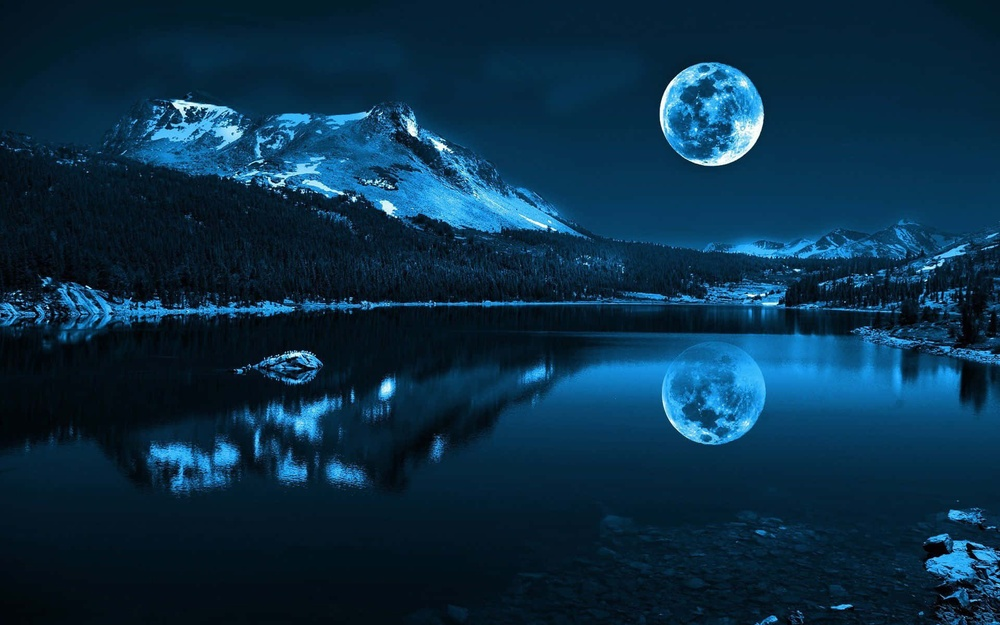
#> input picture night.jpg, 1000 x 625 px, shrunk from 1920 x 1200 before the run
$ python 'DIP Lab 9(Circle Detection using Hough Transform).py'
#> lines starting #> are read from the running program, lines starting #| are printed output that depends on the picture; after the words box and inside, x2 and y2 are one past the last pixel; in counts of white or black regions, pixels touching at a corner belong together
import sys
import cv2 as cv
import numpy as np
import matplotlib.pyplot as plt

def main(argv):
    default_file = 'night.jpg'
    filename = argv[0] if len(argv) > 0 else default_file

    # Loads an image
    src = cv.imread(cv.samples.findFile(filename), cv.IMREAD_COLOR)
#> src is the input picture: shape (625, 1000, 3); mean B, G, R 71.2, 46.5, 10
    # Check if image is loaded fine
    if src is None:
        print('Error opening image!')
        print('Usage: hough_circle.py [image_name -- default ' + default_file + '] \n')
        return -1

    # Convert to grayscale
    gray = cv.cvtColor(src, cv.COLOR_BGR2GRAY)
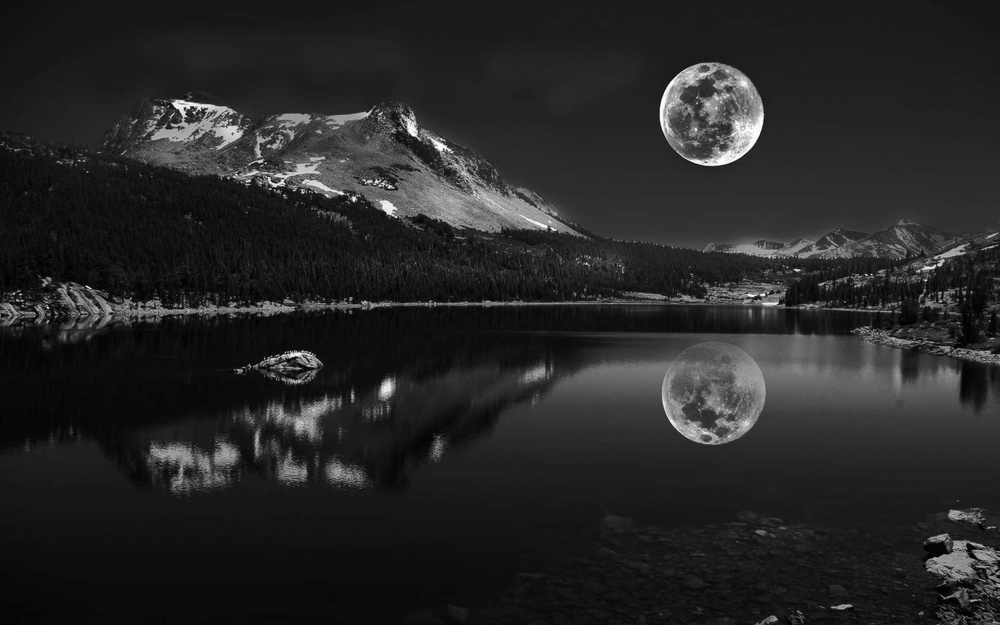
#> gray: shape (625, 1000); min 0, max 254, mean 38.3
    gray = cv.medianBlur(gray, 5)

    # Perform Hough Circle Transform
    rows = gray.shape[0]
#> rows = 625
    # Adjust these parameters to detect more circles
    circles = cv.HoughCircles(
        gray,
        cv.HOUGH_GRADIENT,
        dp=1,
        minDist=rows / 8,
        param1=100,
        param2=25,  # Lower this to detect more circles
        minRadius=5,  # Adjusted to allow smaller circles
        maxRadius=50  # Adjusted to allow larger circles
    )
#> circles = [[713.5, 114.5, 49.4], [718.5, 391.5, 47.1], [906.5, 300.5, 45], [297.5, 391.5, 40.5], [439.5, 197.5, 38.3], [278.5, 149.5, 24.5], [92.5, 312.5, 17.2], [969.5, 592.5, 21.6], [337.5, 470.5, 12.4], [225.5, 454.5, 11.8], [749.5, 291.5, 11.4], [181.5, 114.5, 11.5]]

    # Create a copy of the original image to draw circles
    output_image = src.copy()

    if circles is not None:
        circles = np.uint16(np.around(circles))
#> circles = [[714, 114, 49], [718, 392, 47], [906, 300, 45], [298, 392, 40], [440, 198, 38], [278, 150, 24], [92, 312, 17], [970, 592, 22], [338, 470, 12], [226, 454, 12], [750, 292, 11], [182, 114, 12]]
        for i in circles[0, :]:
            center = (i[0], i[1])
            # Circle center in red
            cv.circle(output_image, center, 1, (0, 0, 255), 3)  # Red color for center
            # Circle outline in red
            radius = i[2]
            cv.circle(output_image, center, radius, (0, 0, 255), 3)  # Red color for outline
#> this loop made 12 passes
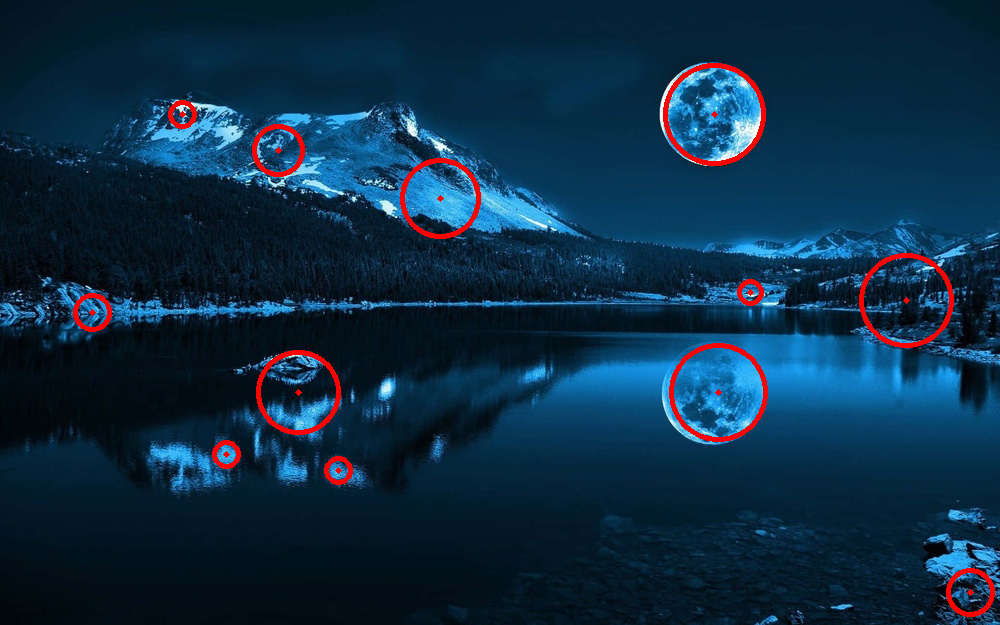
#> output_image: shape (625, 1000, 3); 1.7% of pixels changed, all inside (x1, y1, x2, y2) = (73, 63, 995, 617)

    # Convert images from BGR to RGB for display
    src_rgb = cv.cvtColor(src, cv.COLOR_BGR2RGB)
    output_rgb = cv.cvtColor(output_image, cv.COLOR_BGR2RGB)

    # Display the images using Matplotlib
    plt.figure(figsize=(12, 6))

    plt.subplot(1, 2, 1)
    plt.title('Original Image')
    plt.imshow(src_rgb)
    plt.axis('off')

    plt.subplot(1, 2, 2)
    plt.title('Detected Circles')
    plt.imshow(output_rgb)
    plt.axis('off')

    plt.tight_layout()
    plt.show()
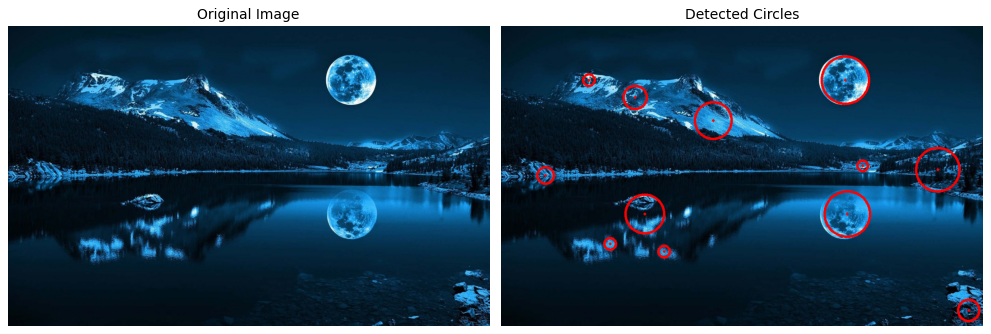
#> figure drawn by matplotlib, 2 panels

    return 0

if __name__ == "__main__":
    main(sys.argv[1:])

$ run again, with flower.jpg copied over night.jpg
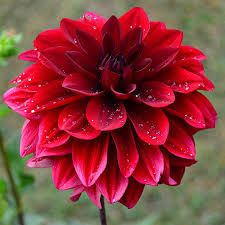
#> input picture flower.jpg, 225 x 225 px
#> in main, src is the input picture: shape (225, 225, 3); mean B, G, R 61.6, 61.1, 137.7
#> in main, `gray = cv.medianBlur(gray, 5)`:
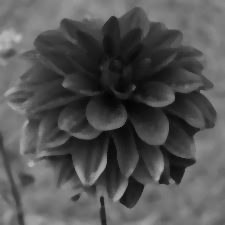
#> gray: shape (225, 225); min 4, max 191, mean 83.3
#> in main, `circles = cv.HoughCircles( gray, cv.HOUGH_GRADIENT, dp=1, minDist=rows..`: circles = [[66.5, 140.5, 42.7], [105.5, 163.5, 33.8], [47.5, 118.5, 22.5], [154.5, 124.5, 20.2], [57.5, 174.5, 23.9], [148.5, 165.5, 18.8]]
#> in main, `circles = np.uint16(np.around(circles))`: circles = [[66, 140, 43], [106, 164, 34], [48, 118, 22], [154, 124, 20], [58, 174, 24], [148, 166, 19]]
#> the loop in main, `for i in circles[0, :]:` made 6 passes
#> in main, `plt.show()`:
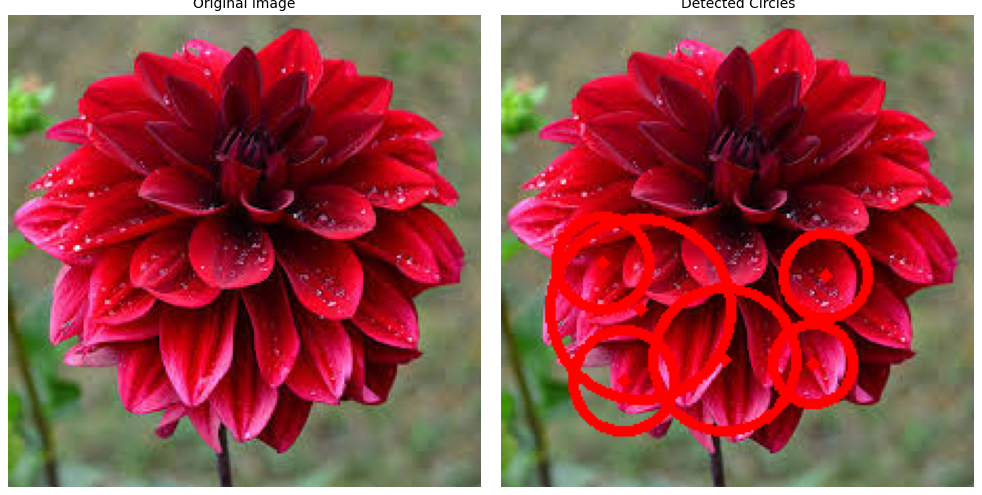
#> figure drawn by matplotlib, 2 panels

$ run again, with linear_interpolation_resized_purple.jpg copied over night.jpg
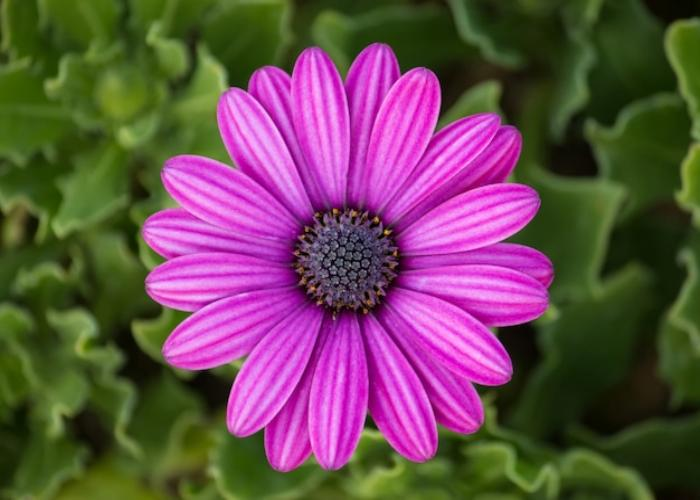
#> input picture linear_interpolation_resized_purple.jpg, 700 x 500 px
#> in main, src is the input picture: shape (500, 700, 3); mean B, G, R 82.7, 74.9, 106.2
#> in main, `gray = cv.cvtColor(src, cv.COLOR_BGR2GRAY)`:
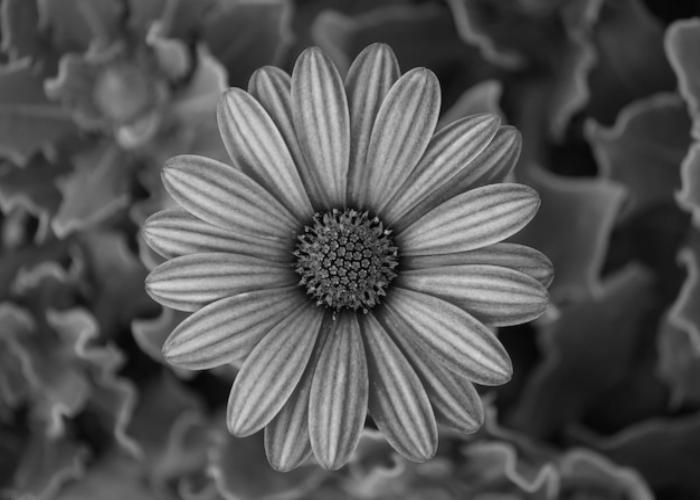
#> gray: shape (500, 700); min 1, max 215, mean 85.2
#> in main, `circles = cv.HoughCircles( gray, cv.HOUGH_GRADIENT, dp=1, minDist=rows..`: circles = 21 rows, first 8: [414.5, 325.5, 49.4], [376.5, 167.5, 49.4], [470.5, 187.5, 49.4], [440.5, 414.5, 42.7], [289.5, 124.5, 49.4], [424.5, 117.5, 45], [192.5, 229.5, 49.4], [348.5, 355.5, 49.4]
#> in main, `circles = np.uint16(np.around(circles))`: circles = 21 rows, first 8: [414, 326, 49], [376, 168, 49], [470, 188, 49], [440, 414, 43], [290, 124, 49], [424, 118, 45], [192, 230, 49], [348, 356, 49]
#> the loop in main, `for i in circles[0, :]:` made 21 passes
#> in main, `plt.show()`:
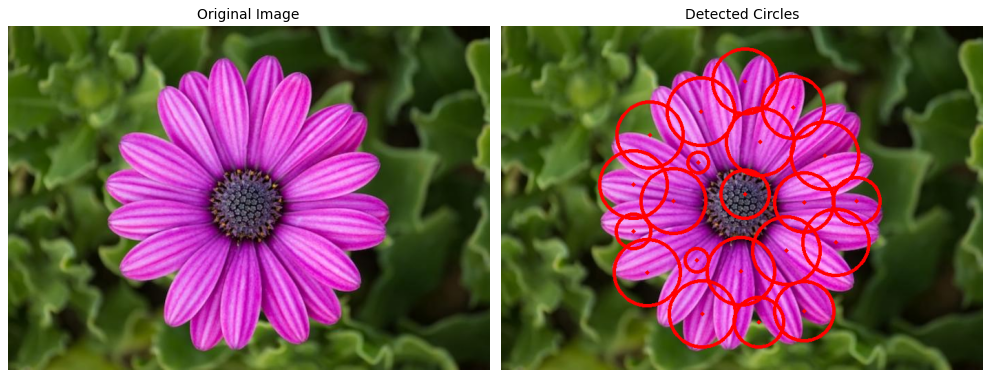
#> figure drawn by matplotlib, 2 panels

$ run again, with noisy_purple.jpg copied over night.jpg
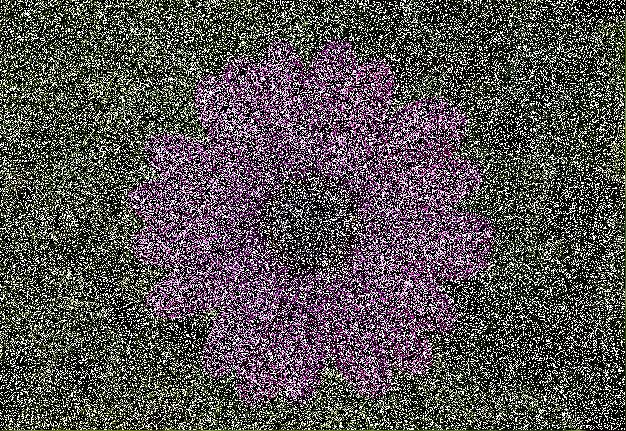
#> input picture noisy_purple.jpg, 626 x 431 px
#> in main, src is the input picture: shape (431, 626, 3); mean B, G, R 84, 82.6, 87.6
#> in main, `gray = cv.medianBlur(gray, 5)`:
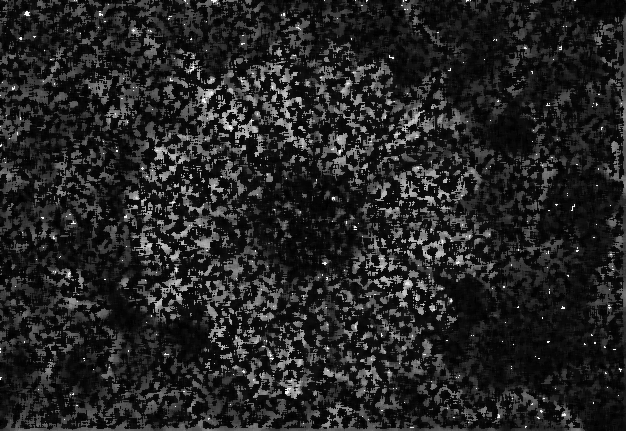
#> gray: shape (431, 626); min 0, max 254, mean 37.1
#> in main, `circles = cv.HoughCircles( gray, cv.HOUGH_GRADIENT, dp=1, minDist=rows..`: circles = 62 rows, first 8: [332.5, 183.5, 49.4], [175.5, 62.5, 49.4], [194.5, 284.5, 49.4], [415.5, 214.5, 49.4], [75.5, 208.5, 49.4], [63.5, 355.5, 49.4], [81.5, 78.5, 49.4], [173.5, 121.5, 49.4]
#> in main, `circles = np.uint16(np.around(circles))`: circles = 62 rows, first 8: [332, 184, 49], [176, 62, 49], [194, 284, 49], [416, 214, 49], [76, 208, 49], [64, 356, 49], [82, 78, 49], [174, 122, 49]
#> the loop in main, `for i in circles[0, :]:` made 62 passes
#> in main, `plt.show()`:
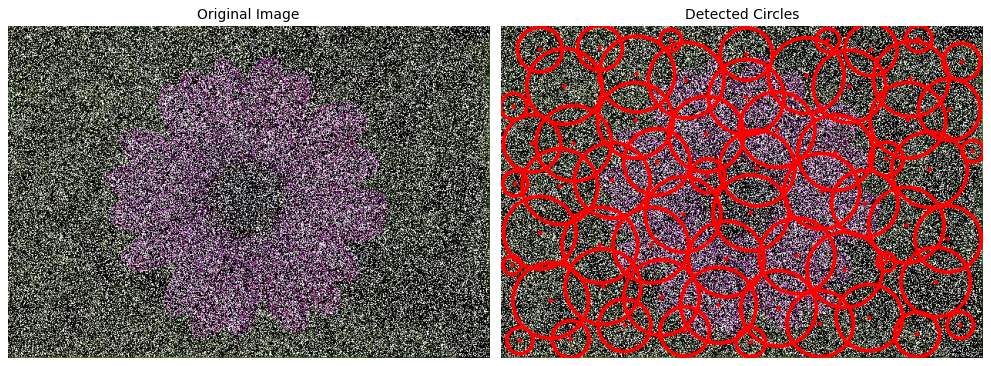
#> figure drawn by matplotlib, 2 panels
